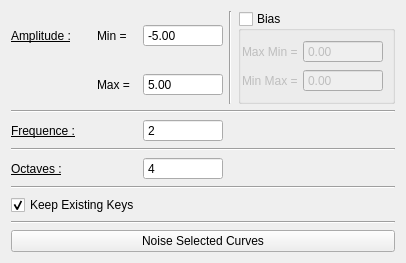
<?xml version="1.0" encoding="UTF-8"?>
<ui version="4.0">
 <class>Form</class>
 <widget class="QWidget" name="Form">
  <property name="geometry">
   <rect>
    <x>0</x>
    <y>0</y>
    <width>398</width>
    <height>237</height>
   </rect>
  </property>
  <property name="windowTitle">
   <string>Noise Anim Curve</string>
  </property>
  <layout class="QGridLayout" name="gridLayout_2">
   <item row="0" column="0">
    <widget class="QLabel" name="lAmp">
     <property name="minimumSize">
      <size>
       <width>80</width>
       <height>0</height>
      </size>
     </property>
     <property name="maximumSize">
      <size>
       <width>80</width>
       <height>16777215</height>
      </size>
     </property>
     <property name="font">
      <font>
       <underline>true</underline>
      </font>
     </property>
     <property name="text">
      <string>Amplitude :</string>
     </property>
    </widget>
   </item>
   <item row="0" column="1">
    <widget class="QLabel" name="lAmpMin">
     <property name="minimumSize">
      <size>
       <width>40</width>
       <height>0</height>
      </size>
     </property>
     <property name="maximumSize">
      <size>
       <width>40</width>
       <height>16777215</height>
      </size>
     </property>
     <property name="text">
      <string>Min =</string>
     </property>
    </widget>
   </item>
   <item row="0" column="2">
    <widget class="QDoubleSpinBox" name="sbAmpMin">
     <property name="minimumSize">
      <size>
       <width>80</width>
       <height>0</height>
      </size>
     </property>
     <property name="maximumSize">
      <size>
       <width>80</width>
       <height>16777215</height>
      </size>
     </property>
     <property name="buttonSymbols">
      <enum>QAbstractSpinBox::NoButtons</enum>
     </property>
     <property name="minimum">
      <double>-999999.000000000000000</double>
     </property>
     <property name="maximum">
      <double>999999.000000000000000</double>
     </property>
     <property name="value">
      <double>-5.000000000000000</double>
     </property>
    </widget>
   </item>
   <item row="0" column="3" rowspan="2">
    <widget class="Line" name="line_4">
     <property name="orientation">
      <enum>Qt::Vertical</enum>
     </property>
    </widget>
   </item>
   <item row="0" column="4" rowspan="2">
    <widget class="QGroupBox" name="gbAmpBias">
     <property name="title">
      <string>Bias</string>
     </property>
     <property name="checkable">
      <bool>true</bool>
     </property>
     <property name="checked">
      <bool>false</bool>
     </property>
     <layout class="QGridLayout" name="gridLayout">
      <property name="leftMargin">
       <number>1</number>
      </property>
      <item row="0" column="0">
       <widget class="QLabel" name="lAmpMaxMin">
        <property name="minimumSize">
         <size>
          <width>55</width>
          <height>0</height>
         </size>
        </property>
        <property name="maximumSize">
         <size>
          <width>55</width>
          <height>16777215</height>
         </size>
        </property>
        <property name="text">
         <string>Max Min =</string>
        </property>
       </widget>
      </item>
      <item row="0" column="1">
       <widget class="QDoubleSpinBox" name="sbMaxMin">
        <property name="minimumSize">
         <size>
          <width>80</width>
          <height>0</height>
         </size>
        </property>
        <property name="maximumSize">
         <size>
          <width>80</width>
          <height>16777215</height>
         </size>
        </property>
        <property name="buttonSymbols">
         <enum>QAbstractSpinBox::NoButtons</enum>
        </property>
        <property name="minimum">
         <double>-999999.000000000000000</double>
        </property>
        <property name="maximum">
         <double>999999.000000000000000</double>
        </property>
       </widget>
      </item>
      <item row="1" column="0">
       <widget class="QLabel" name="lAmpMinMax">
        <property name="minimumSize">
         <size>
          <width>55</width>
          <height>0</height>
         </size>
        </property>
        <property name="maximumSize">
         <size>
          <width>55</width>
          <height>16777215</height>
         </size>
        </property>
        <property name="text">
         <string>Min Max =</string>
        </property>
       </widget>
      </item>
      <item row="1" column="1">
       <widget class="QDoubleSpinBox" name="sbMinMax">
        <property name="minimumSize">
         <size>
          <width>80</width>
          <height>0</height>
         </size>
        </property>
        <property name="maximumSize">
         <size>
          <width>80</width>
          <height>16777215</height>
         </size>
        </property>
        <property name="buttonSymbols">
         <enum>QAbstractSpinBox::NoButtons</enum>
        </property>
        <property name="minimum">
         <double>-999999.000000000000000</double>
        </property>
        <property name="maximum">
         <double>999999.000000000000000</double>
        </property>
       </widget>
      </item>
     </layout>
    </widget>
   </item>
   <item row="1" column="1">
    <widget class="QLabel" name="lAmpMax">
     <property name="minimumSize">
      <size>
       <width>40</width>
       <height>0</height>
      </size>
     </property>
     <property name="maximumSize">
      <size>
       <width>40</width>
       <height>16777215</height>
      </size>
     </property>
     <property name="text">
      <string>Max =</string>
     </property>
    </widget>
   </item>
   <item row="1" column="2">
    <widget class="QDoubleSpinBox" name="sbAmpMax">
     <property name="minimumSize">
      <size>
       <width>80</width>
       <height>0</height>
      </size>
     </property>
     <property name="maximumSize">
      <size>
       <width>80</width>
       <height>16777215</height>
      </size>
     </property>
     <property name="buttonSymbols">
      <enum>QAbstractSpinBox::NoButtons</enum>
     </property>
     <property name="minimum">
      <double>-999999.000000000000000</double>
     </property>
     <property name="maximum">
      <double>999999.000000000000000</double>
     </property>
     <property name="value">
      <double>5.000000000000000</double>
     </property>
    </widget>
   </item>
   <item row="2" column="0" colspan="5">
    <widget class="Line" name="line">
     <property name="orientation">
      <enum>Qt::Horizontal</enum>
     </property>
    </widget>
   </item>
   <item row="3" column="0">
    <widget class="QLabel" name="lFreq">
     <property name="minimumSize">
      <size>
       <width>80</width>
       <height>0</height>
      </size>
     </property>
     <property name="maximumSize">
      <size>
       <width>80</width>
       <height>16777215</height>
      </size>
     </property>
     <property name="font">
      <font>
       <underline>true</underline>
      </font>
     </property>
     <property name="text">
      <string>Frequence :</string>
     </property>
    </widget>
   </item>
   <item row="3" column="2">
    <widget class="QSpinBox" name="sbFreq">
     <property name="minimumSize">
      <size>
       <width>80</width>
       <height>0</height>
      </size>
     </property>
     <property name="maximumSize">
      <size>
       <width>80</width>
       <height>16777215</height>
      </size>
     </property>
     <property name="buttonSymbols">
      <enum>QAbstractSpinBox::NoButtons</enum>
     </property>
     <property name="minimum">
      <number>1</number>
     </property>
     <property name="maximum">
      <number>9999</number>
     </property>
     <property name="value">
      <number>2</number>
     </property>
    </widget>
   </item>
   <item row="4" column="0" colspan="5">
    <widget class="Line" name="line_2">
     <property name="orientation">
      <enum>Qt::Horizontal</enum>
     </property>
    </widget>
   </item>
   <item row="5" column="0">
    <widget class="QLabel" name="lOctave">
     <property name="minimumSize">
      <size>
       <width>80</width>
       <height>0</height>
      </size>
     </property>
     <property name="maximumSize">
      <size>
       <width>80</width>
       <height>16777215</height>
      </size>
     </property>
     <property name="font">
      <font>
       <underline>true</underline>
      </font>
     </property>
     <property name="text">
      <string>Octaves :</string>
     </property>
    </widget>
   </item>
   <item row="5" column="2">
    <widget class="QSpinBox" name="sbOctaves">
     <property name="minimumSize">
      <size>
       <width>80</width>
       <height>0</height>
      </size>
     </property>
     <property name="maximumSize">
      <size>
       <width>80</width>
       <height>16777215</height>
      </size>
     </property>
     <property name="buttonSymbols">
      <enum>QAbstractSpinBox::NoButtons</enum>
     </property>
     <property name="minimum">
      <number>1</number>
     </property>
     <property name="maximum">
      <number>9999</number>
     </property>
     <property name="value">
      <number>4</number>
     </property>
    </widget>
   </item>
   <item row="6" column="0" colspan="5">
    <widget class="Line" name="line_3">
     <property name="orientation">
      <enum>Qt::Horizontal</enum>
     </property>
    </widget>
   </item>
   <item row="7" column="0" colspan="3">
    <widget class="QCheckBox" name="cbKeepKeys">
     <property name="text">
      <string>Keep Existing Keys</string>
     </property>
     <property name="checked">
      <bool>true</bool>
     </property>
    </widget>
   </item>
   <item row="8" column="0" colspan="5">
    <widget class="Line" name="line_5">
     <property name="orientation">
      <enum>Qt::Horizontal</enum>
     </property>
    </widget>
   </item>
   <item row="9" column="0" colspan="5">
    <widget class="QPushButton" name="bNoise">
     <property name="text">
      <string>Noise Selected Curves</string>
     </property>
    </widget>
   </item>
  </layout>
 </widget>
 <resources/>
 <connections/>
</ui>
